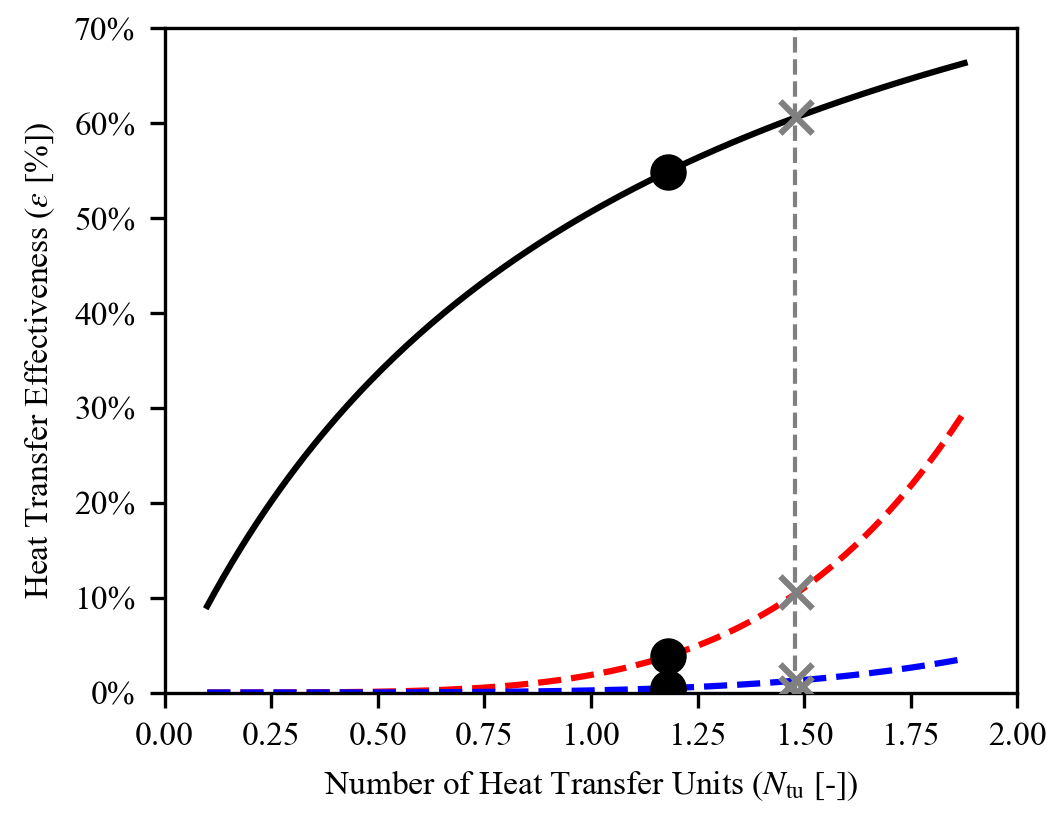

This figure's Python source:
import os

import matplotlib.pyplot as plt
import numpy as np
import xflow
from xflow import calculate_pressure_drop_ratio, create_plot

save_dir = os.path.dirname(os.path.abspath(__file__))

# Helicopter defaults (hardcoded from xflow.py)
DEFAULT_PRESSURE_DROP_ASSUMPTION = "inlet_density"
DEFAULT_C_COLD_OVER_C_HOT = 0.95  # C_cold / C_hot
DEFAULT_D_R = 0.44
DEFAULT_G2_H = 2e-2
DEFAULT_ST_OVER_F = 0.4  # Assumed same for both fluids
DEFAULT_F_C_OVER_F_H = 1.0  # f_c/f_h
DEFAULT_T = 1.7  # 980/576
DEFAULT_T_DEAD_OVER_T_COLD_IN = 0.52  # 300/576
DEFAULT_P_COLD_IN_OVER_P_HOT_IN = 7.2
DEFAULT_P_HOT_IN_OVER_P_DEAD = 1.03
DEFAULT_P_DEAD_OVER_P_HOT_IN = 1.0 / DEFAULT_P_HOT_IN_OVER_P_DEAD
DEFAULT_GAMMA = 1.4
TARGET_EPS = 0.6
NTU_MATCH = 1.479  # From Helicopter case in xflow.py
DEFAULT_NTU_MAX = 2.0
SHOW_CUBIC = True

# For inlet_density assumption
DEFAULT_MOLAR_MASS_RATIO = 1.0  # M_cold / M_hot (cold/hot) - default when not specified
DEFAULT_A_R = 1.0  # A_r (cold/hot) - default when not specified

DEFAULT_DP_MAX = 0.3

# Single g^2 value for plotting
PLOT_TRIPLE_G2 = None


def save_figures(
    c_cold_over_c_hot,
    st_over_f,
    f_c_over_f_h,
    d_r,
    g2_h,
    dp_max=DEFAULT_DP_MAX,
    base_name="fig3a",
    t=DEFAULT_T,
    t_dead_over_t_cold_in=DEFAULT_T_DEAD_OVER_T_COLD_IN,
    p_cold_in_over_p_hot_in=DEFAULT_P_COLD_IN_OVER_P_HOT_IN,
    p_dead_over_p_hot_in=DEFAULT_P_DEAD_OVER_P_HOT_IN,
    gamma=DEFAULT_GAMMA,
    pressure_drop_assumption=DEFAULT_PRESSURE_DROP_ASSUMPTION,
    molar_mass_ratio=DEFAULT_MOLAR_MASS_RATIO,
    a_r=DEFAULT_A_R,
):
    """
    Save figures as SVG, TIFF, and HD PNG for conventional framework (left subplot from newfig4).
    Shows epsilon and pressure drops.
    """
    # Set font sizes to match Word (10pt = 10 points)
    font_size = 8
    plt.rcParams.update(
        {
            "font.family": "serif",
            "font.serif": ["Times New Roman"],
            "font.size": font_size,
            "mathtext.fontset": "stix",
            "axes.titlesize": font_size,
            "axes.labelsize": font_size,
            "xtick.labelsize": font_size,
            "ytick.labelsize": font_size,
            "legend.fontsize": font_size,
            "figure.titlesize": font_size,
        }
    )

    # Set SHOW_CUBIC and NTU_MATCH in xflow module before calling create_plot
    xflow.SHOW_CUBIC = SHOW_CUBIC
    xflow.NTU_MATCH = NTU_MATCH

    # Calculate pressure drop ratio based on assumption
    sigma_r = d_r * a_r if a_r is not None else None
    pressure_drop_ratio = calculate_pressure_drop_ratio(
        pressure_drop_assumption, c_cold_over_c_hot, t, d_r, molar_mass_ratio, sigma_r, p_cold_in_over_p_hot_in
    )

    # Create figure with single subplot
    fig, ax = plt.subplots(1, 1, figsize=(9 / 2.54, 7 / 2.54))
    ax_twin = ax.twinx()  # Will be used but both pressure drops go on left axis

    # Plot epsilon and both pressure drops
    create_plot(
        c_cold_over_c_hot,
        st_over_f,
        f_c_over_f_h,
        d_r,
        g2_h,
        ntu_max=2.0,  # NTU 0-2
        dp_max=dp_max,
        ax=ax,
        ax_twin=ax_twin,
        plot_triple_g2=PLOT_TRIPLE_G2,
        framework="conventional",
        t=t,
        t_dead_over_t_cold_in=t_dead_over_t_cold_in,
        p_cold_in_over_p_hot_in=p_cold_in_over_p_hot_in,
        p_dead_over_p_hot_in=p_dead_over_p_hot_in,
        gamma=gamma,
        pressure_drop_percent_ratio_cold_over_hot=pressure_drop_ratio,
    )
    # Remove title if present
    ax.set_title("")

    # Remove twin axis visibility and move pressure drops to main axis
    # Get the pressure drop lines from twin axis and replot on main axis
    handles1, labels1 = ax.get_legend_handles_labels()
    handles2, labels2 = ax_twin.get_legend_handles_labels()

    # Remove existing legends
    legend1 = ax.get_legend()
    if legend1:
        legend1.remove()
    legend1_twin = ax_twin.get_legend()
    if legend1_twin:
        legend1_twin.remove()

    # Replot pressure drops on main axis (if they exist)
    # We need to get the data from the lines
    for handle in handles2:
        x_data = handle.get_xdata()
        y_data = handle.get_ydata()
        valid_mask = np.isfinite(x_data) & np.isfinite(y_data)
        if np.any(valid_mask):
            label = handle.get_label()
            color = handle.get_color()
            linestyle = handle.get_linestyle()
            ax.plot(x_data[valid_mask], y_data[valid_mask], color=color, linestyle=linestyle, label=label, zorder=1)

    # Hide twin axis
    ax_twin.set_visible(False)

    # Set x-axis limits to 0-2
    ax.set_xlim(0, 2)
    ax.set_ylim(0, 0.7)
    ax.set_xlabel(r"Number of Heat Transfer Units ($N_\mathrm{tu}$ [-])")
    ax.set_ylabel(r"Heat Transfer Effectiveness ($\varepsilon$ [%])")

    # NTU reference and optimum values
    NTU_REF = 1.48
    NTU_OPT = 1.18

    # Get all lines from both axes and add markers
    all_lines = ax.get_lines()

    # Add grey crosses at NTU_REF and black filled circles at NTU_OPT on all lines
    for line in all_lines:
        x_data = np.array(line.get_xdata())
        y_data = np.array(line.get_ydata())

        idx_ref = (np.abs(x_data - NTU_REF)).argmin()
        y_ref = y_data[idx_ref]
        ax.scatter(NTU_REF, y_ref, marker="x", color="grey", zorder=10, s=60)

        # Find y-value at NTU_OPT
        idx_opt = (np.abs(x_data - NTU_OPT)).argmin()
        y_opt = y_data[idx_opt]
        ax.scatter(NTU_OPT, y_opt, marker="o", color="black", zorder=10, s=60, facecolor="black")

    plt.tight_layout(pad=0.5)

    # Save as SVG
    fig.savefig(
        os.path.join(save_dir, f"{base_name}.svg"),
        dpi=300,
        facecolor="white",
        format="svg",
        bbox_inches=None,
        pad_inches=0,
    )

    # Save as TIFF
    fig.savefig(
        os.path.join(save_dir, f"{base_name}.tiff"),
        dpi=300,
        facecolor="white",
        format="tiff",
        bbox_inches=None,
        pad_inches=0,
    )

    # Save as HD PNG
    fig.savefig(
        os.path.join(save_dir, f"{base_name}.png"),
        dpi=300,
        facecolor="white",
        format="png",
        bbox_inches=None,
        pad_inches=0,
    )

    plt.close(fig)
    print(f"Saved figures: {base_name}.svg, {base_name}.tiff, {base_name}.png")


if __name__ == "__main__":
    # Save figures with Helicopter defaults
    save_figures(
        DEFAULT_C_COLD_OVER_C_HOT,
        DEFAULT_ST_OVER_F,
        DEFAULT_F_C_OVER_F_H,
        DEFAULT_D_R,
        DEFAULT_G2_H,
        dp_max=DEFAULT_DP_MAX,
        base_name="fig3a",
        t=DEFAULT_T,
        t_dead_over_t_cold_in=DEFAULT_T_DEAD_OVER_T_COLD_IN,
        p_cold_in_over_p_hot_in=DEFAULT_P_COLD_IN_OVER_P_HOT_IN,
        p_dead_over_p_hot_in=DEFAULT_P_DEAD_OVER_P_HOT_IN,
        gamma=DEFAULT_GAMMA,
        pressure_drop_assumption=DEFAULT_PRESSURE_DROP_ASSUMPTION,
        molar_mass_ratio=DEFAULT_MOLAR_MASS_RATIO,
        a_r=DEFAULT_A_R,
    )
